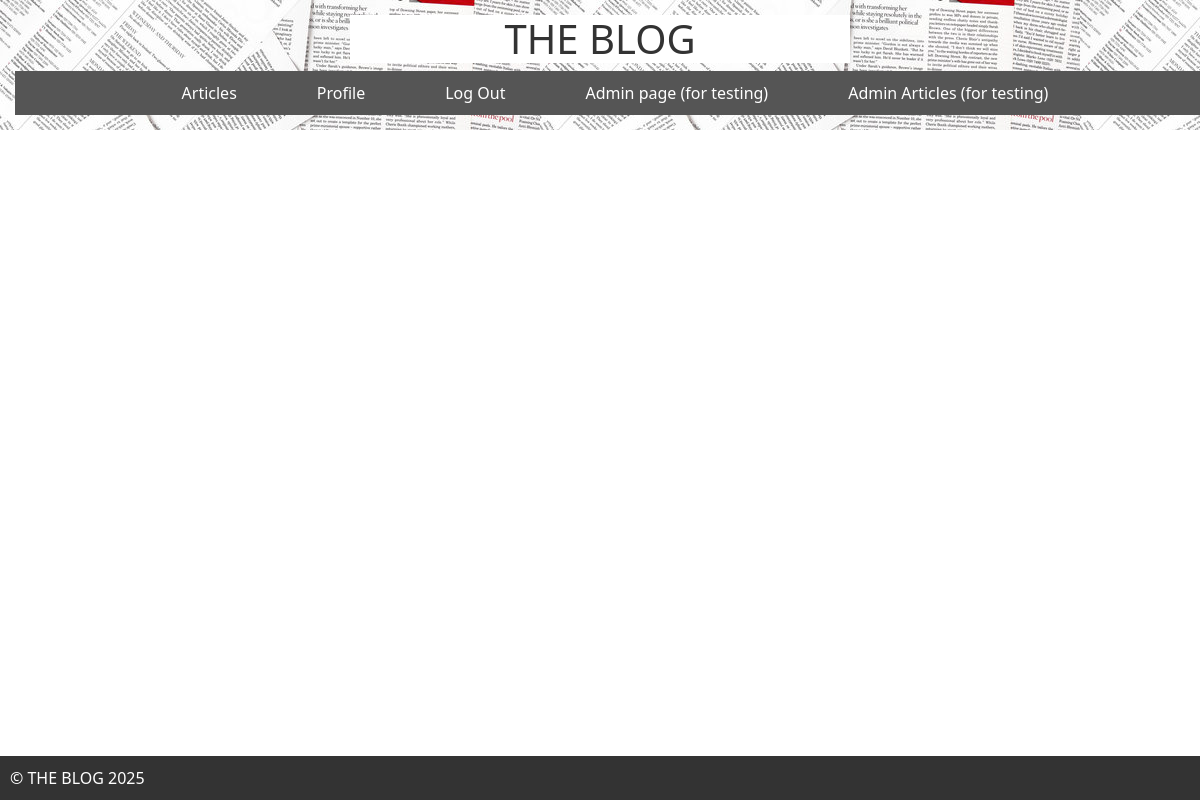
The app's page /admin/articles.php, older data.
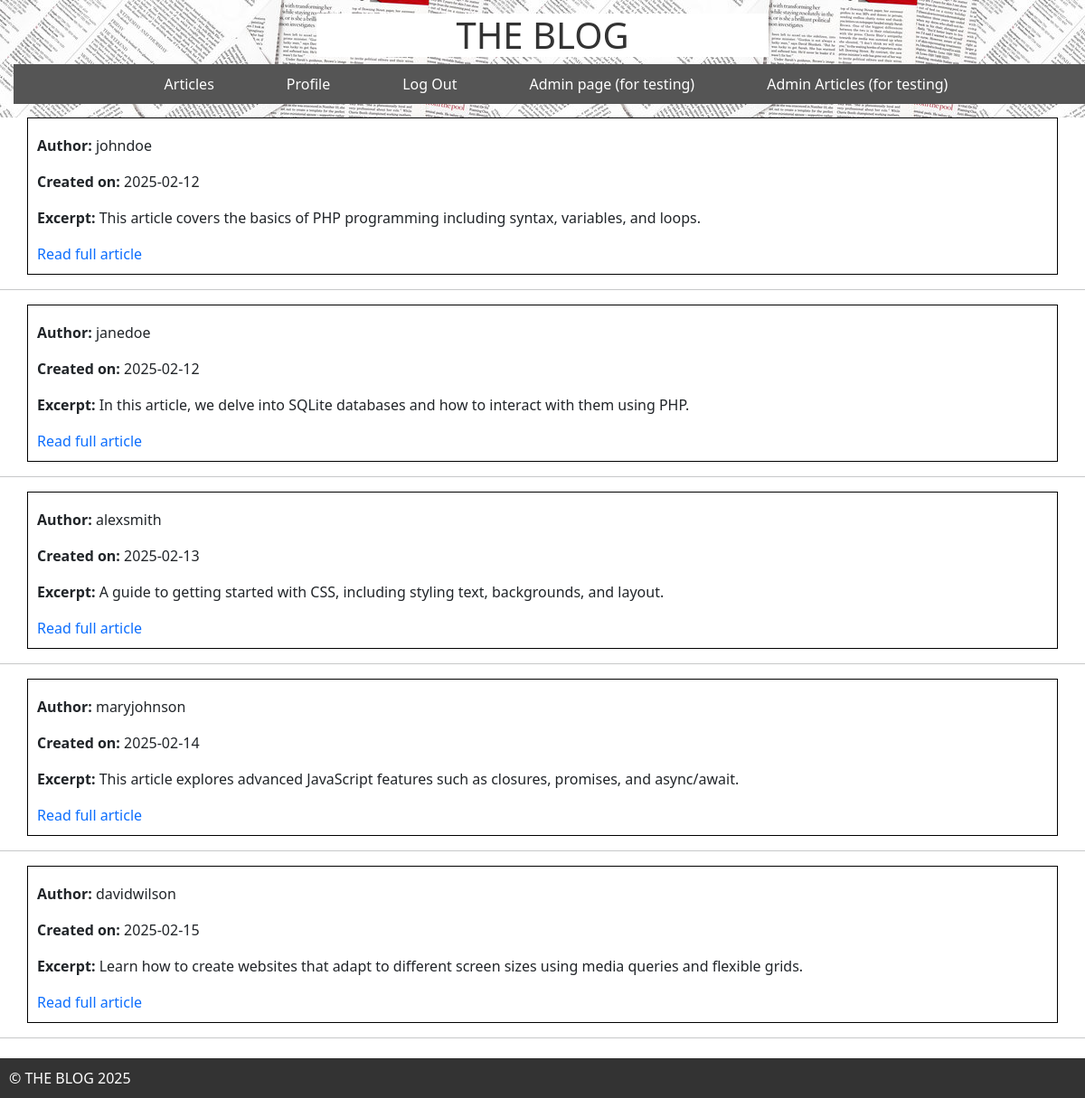
The same page, newer data.
### tables this page shows
CREATE TABLE Article
    (
        ArticleId Integer PRIMARY KEY,
        Title VARCHAR(255) NOT NULL,
        Body Text NOT NULL,
        CreateDate DATE NOT NULL,
        StartDate DATE NOT NULL,
        EndDate DATE NOT NULL,
        ContributorUsername VARCHAR(50) NOT NULL,
        FOREIGN KEY (ContributorUsername) REFERENCES Users(Username)
    );

### admin/articles.php (the view, shortened to what this page needs)
<?php
    include '../templates/header.php';
?>
<?php
$db = new SQLite3('../DB/BlogDB.db');
$query = "SELECT ArticleId, Title, substr(Body, 1, 200) as Excerpt, CreateDate, ContributorUsername FROM Article";
$res = $db->query($query);
if ($res) {
    while ($article = $res->fetchArray(SQLITE3_ASSOC)) {
        echo "<div class='container'>";
        echo "<p><strong>Author:</strong> " . htmlspecialchars($article['ContributorUsername']) . "</p>";
        echo "<p><strong>Created on:</strong> " . htmlspecialchars($article['CreateDate']) . "</p>";
        echo "<p><strong>Excerpt:</strong> " . nl2br(htmlspecialchars($article['Excerpt'])) . "</p>";
        echo "<a href='article.php?id=" . $article['ArticleId'] . "'>Read full article</a>";
        echo "</div><hr>";
    }
} else {
    echo "<p>No articles found.</p>";
}
?>
<?php
    include '../templates/footer.php';
?>

### templates/header.php (shortened to what this page needs)
<head>
    <link rel="stylesheet" href="../styles/style.css">
    <link href="https://cdn.jsdelivr.net/npm/bootstrap@5.3.3/dist/css/bootstrap.min.css" rel="stylesheet">
</head>
<header>
    <div class="logo">
    <h1>THE BLOG</h1>
    </div>
    <nav>
        <ul class="nav-links">
            <li><a href="../index.php">Articles</a></li>
            <li><a href="../index.php">Profile</a></li>
            <li><a href="../index.php">Log Out</a></li>
            <li><a href="/admin/admin_page.php">Admin page (for testing)</a></li>
            <li><a href="/admin/articles.php">Admin Articles (for testing)</a></li>
        </ul>
    </nav>
</header>

### templates/footer.php
<footer>
    &copy; THE BLOG 2025
</footer>

### styles/style.css (style rules this page uses)
header { background: white; background-image: url("../images/paper.jpg"); color: white; padding: 15px; width: 100vw; }
header h1 { background-color: white; color: #333; font-size: 40px; }
nav { background: #555; padding: 10px; width: 100vw; top: 0; left: 0; }
nav a { color: white; text-decoration: none; margin: 0 15px; width: 100vw; }
.nav-links { display: flex; justify-content: center; align-items: center; list-style: none; padding: 0; margin: 0; }
.nav-links li { margin: 0 15px; }
.nav-links a { color: white; text-decoration: none; font-size: 1em; padding: 10px; }
footer { background: #333; color: white; padding: 10px; width: 100%; bottom: 0; position: fixed; }
.logo { width: 500px; margin: 0 auto; text-align: center; }

### admin/articles.php (style rules this page uses)
.container { display: flex; flex-direction: column; border: 1px solid #000; padding: 10px; }
a { text-decoration: none; }

Row changes from the older to the newer data that the page shows:
added article: ContributorUsername "johndoe", CreateDate "2025-02-12", Excerpt "This article covers the basics of PHP programming including syntax, variables, and loops."
added article: ContributorUsername "janedoe", CreateDate "2025-02-12", Excerpt "In this article, we delve into SQLite databases and how to interact with them using PHP."
added article: ContributorUsername "alexsmith", CreateDate "2025-02-13", Excerpt "A guide to getting started with CSS, including styling text, backgrounds, and layout."
added article: ContributorUsername "maryjohnson", CreateDate "2025-02-14", Excerpt "This article explores advanced JavaScript features such as closures, promises, and async/await."
added article: ContributorUsername "davidwilson", CreateDate "2025-02-15", Excerpt "Learn how to create websites that adapt to different screen sizes using media queries and flexible grids."
